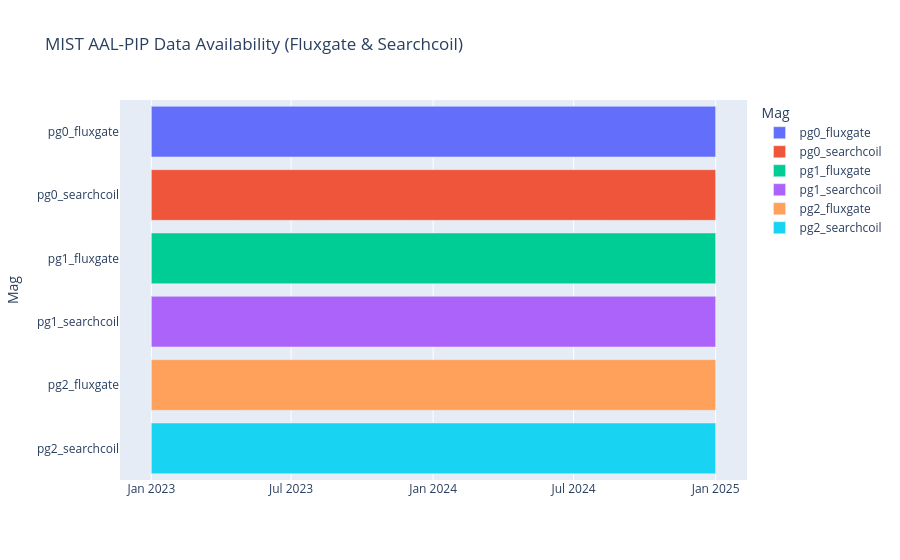

Notebook cell for this chart:
### Code cell
# import pandas as pd
# import requests
# import plotly.express as px
# from datetime import datetime, timedelta
# from concurrent.futures import ThreadPoolExecutor, as_completed
#
# def check_mist_date(mag_type, station, date):
#     """
#     Checks if data exists for a specific station, type, and date on the MIST server.
#     """
#     date_str = date.strftime("%Y%m%d")
#     # MIST structure: /data/fluxgate/plot/?YMD=YYYYMMDD or /data/searchcoil/plot/?YMD=YYYYMMDD
#     url = f"http://mist.ece.vt.edu/data/{mag_type}/plot/"
#     params = {'YMD': date_str}
#
#     try:
#         # We use a HEAD request or short timeout GET to verify if the page resolves data successfully
#         response = requests.get(url, params=params, timeout=5)
#
#         # Note: Some servers return 200 but say "No Data" in text.
#         # If needed, add: if "No data available" in response.text: return None
#         if response.status_code == 200 and "Error" not in response.text:
#             return {'Mag': f"{station}_{mag_type}", 'Date': date}
#     except Exception:
#         pass
#     return None
#
# def mist_avail(start_date, end_date, mags=["pg0", "pg1"], types=["fluxgate", "searchcoil"], max_workers=20):
#     all_data = []
#
#     # Generate the list of all target dates to check
#     delta = end_date - start_date
#     date_list = [start_date + timedelta(days=i) for i in range(delta.days + 1)]
#
#     print(f"Scanning MIST server for {len(date_list)} days across {len(mags)} stations...")
#
#     # Using ThreadPoolExecutor to check dates in parallel (much faster!)
#     with ThreadPoolExecutor(max_workers=max_workers) as executor:
#         futures = []
#         for mag_type in types:
#             for mag in mags:
#                 for date in date_list:
#                     futures.append(executor.submit(check_mist_date, mag_type, mag, date))
#
#         for future in as_completed(futures):
#             res = future.result()
#             if res:
#                 all_data.append(res)
#
#     if not all_data:
#         return pd.DataFrame()
#
#     df = pd.DataFrame(all_data)
#     df = df.sort_values(['Mag', 'Date'])
#
#     # Consolidate consecutive dates into ranges for Gantt visualization
#     # Grouping by 'Mag' ensures fluxgate and searchcoil variations don't bleed into each other
#     df['grp'] = (df['Date'] - df.groupby('Mag')['Date'].shift(1) > timedelta(days=1)).cumsum()
#
#     gantt_df = df.groupby(['Mag', 'grp']).agg(
#         Start=('Date', 'min'),
#         Finish=('Date', 'max')
#     ).reset_index()
#
#     # Add 1 day to finish to make the bar span the full day
#     gantt_df['Finish'] = gantt_df['Finish'] + timedelta(days=1)
#
#     return gantt_df
#
# # --- Usage ---
# # Tip: Keep range tight initially to test performance before scaling to 20 years
# start = datetime(2023, 1, 1)
# end = datetime(2024, 12, 31)
#
# # Options for types: "fluxgate", "searchcoil"
# df = mist_avail(start, end, mags=["pg0", "pg1", "pg2"], types=["fluxgate", "searchcoil"])
#
# if not df.empty:
#     fig = px.timeline(
#         df,
#         x_start="Start",
#         x_end="Finish",
#         y="Mag",
#         color="Mag",
#         title="MIST AAL-PIP Data Availability (Fluxgate & Searchcoil)"
#     )
#     fig.update_yaxes(categoryorder="category descending")
#     fig.write_html("output/MIST_Availability.html")
#     fig.show()
# else:
#     print("No data found for the given criteria.")

### Figure 1 — Plotly figure (JSON) as saved in the notebook; plotly's stock layout.template omitted (floating-point values rounded to 4 significant figures)
{"data": [{"base": ["2023-01-01T00:00:00.000000"], "hovertemplate": "Mag=%{y}<br>Start=%{base}<br>Finish=%{x}<extra></extra>", "legendgroup": "pg0_fluxgate", "marker": {"color": "#636efa", "pattern": {"shape": ""}}, "name": "pg0_fluxgate", "orientation": "h", "showlegend": true, "textposition": "auto", "x": [63158400000], "xaxis": "x", "y": ["pg0_fluxgate"], "yaxis": "y", "type": "bar"}, {"base": ["2023-01-01T00:00:00.000000"], "hovertemplate": "Mag=%{y}<br>Start=%{base}<br>Finish=%{x}<extra></extra>", "legendgroup": "pg0_searchcoil", "marker": {"color": "#EF553B", "pattern": {"shape": ""}}, "name": "pg0_searchcoil", "orientation": "h", "showlegend": true, "textposition": "auto", "x": [63158400000], "xaxis": "x", "y": ["pg0_searchcoil"], "yaxis": "y", "type": "bar"}, {"base": ["2023-01-01T00:00:00.000000"], "hovertemplate": "Mag=%{y}<br>Start=%{base}<br>Finish=%{x}<extra></extra>", "legendgroup": "pg1_fluxgate", "marker": {"color": "#00cc96", "pattern": {"shape": ""}}, "name": "pg1_fluxgate", "orientation": "h", "showlegend": true, "textposition": "auto", "x": [63158400000], "xaxis": "x", "y": ["pg1_fluxgate"], "yaxis": "y", "type": "bar"}, {"base": ["2023-01-01T00:00:00.000000"], "hovertemplate": "Mag=%{y}<br>Start=%{base}<br>Finish=%{x}<extra></extra>", "legendgroup": "pg1_searchcoil", "marker": {"color": "#ab63fa", "pattern": {"shape": ""}}, "name": "pg1_searchcoil", "orientation": "h", "showlegend": true, "textposition": "auto", "x": [63158400000], "xaxis": "x", "y": ["pg1_searchcoil"], "yaxis": "y", "type": "bar"}, {"base": ["2023-01-01T00:00:00.000000"], "hovertemplate": "Mag=%{y}<br>Start=%{base}<br>Finish=%{x}<extra></extra>", "legendgroup": "pg2_fluxgate", "marker": {"color": "#FFA15A", "pattern": {"shape": ""}}, "name": "pg2_fluxgate", "orientation": "h", "showlegend": true, "textposition": "auto", "x": [63158400000], "xaxis": "x", "y": ["pg2_fluxgate"], "yaxis": "y", "type": "bar"}, {"base": ["2023-01-01T00:00:00.000000"], "hovertemplate": "Mag=%{y}<br>Start=%{base}<br>Finish=%{x}<extra></extra>", "legendgroup": "pg2_searchcoil", "marker": {"color": "#19d3f3", "pattern": {"shape": ""}}, "name": "pg2_searchcoil", "orientation": "h", "showlegend": true, "textposition": "auto", "x": [63158400000], "xaxis": "x", "y": ["pg2_searchcoil"], "yaxis": "y", "type": "bar"}], "layout": {"xaxis": {"anchor": "y", "domain": [0.0, 1.0], "type": "date"}, "yaxis": {"anchor": "x", "domain": [0.0, 1.0], "title": {"text": "Mag"}, "categoryorder": "category descending", "categoryarray": ["pg2_searchcoil", "pg2_fluxgate", "pg1_searchcoil", "pg1_fluxgate", "pg0_searchcoil", "pg0_fluxgate"]}, "legend": {"title": {"text": "Mag"}, "tracegroupgap": 0}, "title": {"text": "MIST AAL-PIP Data Availability (Fluxgate & Searchcoil)"}, "barmode": "overlay"}}
